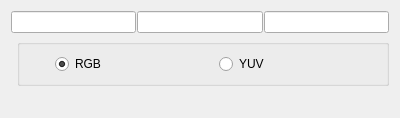
<?xml version="1.0" encoding="UTF-8"?>
<ui version="4.0">
 <class>Pipette</class>
 <widget class="QDialog" name="Pipette">
  <property name="geometry">
   <rect>
    <x>0</x>
    <y>0</y>
    <width>400</width>
    <height>118</height>
   </rect>
  </property>
  <property name="windowTitle">
   <string>Pipette</string>
  </property>
  <layout class="QFormLayout" name="formLayout">
   <item row="0" column="0" colspan="2">
    <layout class="QHBoxLayout" name="horizontalLayout">
     <property name="spacing">
      <number>1</number>
     </property>
     <item>
      <widget class="QLineEdit" name="line1">
       <property name="acceptDrops">
        <bool>false</bool>
       </property>
       <property name="maxLength">
        <number>3</number>
       </property>
       <property name="readOnly">
        <bool>true</bool>
       </property>
      </widget>
     </item>
     <item>
      <widget class="QLineEdit" name="line2">
       <property name="acceptDrops">
        <bool>false</bool>
       </property>
       <property name="maxLength">
        <number>3</number>
       </property>
       <property name="readOnly">
        <bool>true</bool>
       </property>
      </widget>
     </item>
     <item>
      <widget class="QLineEdit" name="line3">
       <property name="acceptDrops">
        <bool>false</bool>
       </property>
       <property name="maxLength">
        <number>3</number>
       </property>
       <property name="readOnly">
        <bool>true</bool>
       </property>
      </widget>
     </item>
    </layout>
   </item>
   <item row="4" column="1">
    <widget class="QGroupBox" name="horizontalGroupBox_2">
     <layout class="QHBoxLayout" name="horizontalLayout_2" stretch="0,0,0">
      <item>
       <widget class="QLabel" name="color">
        <property name="maximumSize">
         <size>
          <width>20</width>
          <height>20</height>
         </size>
        </property>
        <property name="text">
         <string/>
        </property>
       </widget>
      </item>
      <item>
       <widget class="QRadioButton" name="RGB">
        <property name="text">
         <string>RGB</string>
        </property>
        <property name="checked">
         <bool>true</bool>
        </property>
       </widget>
      </item>
      <item>
       <widget class="QRadioButton" name="YUV">
        <property name="text">
         <string>YUV</string>
        </property>
       </widget>
      </item>
     </layout>
    </widget>
   </item>
  </layout>
 </widget>
 <resources/>
 <connections/>
</ui>
